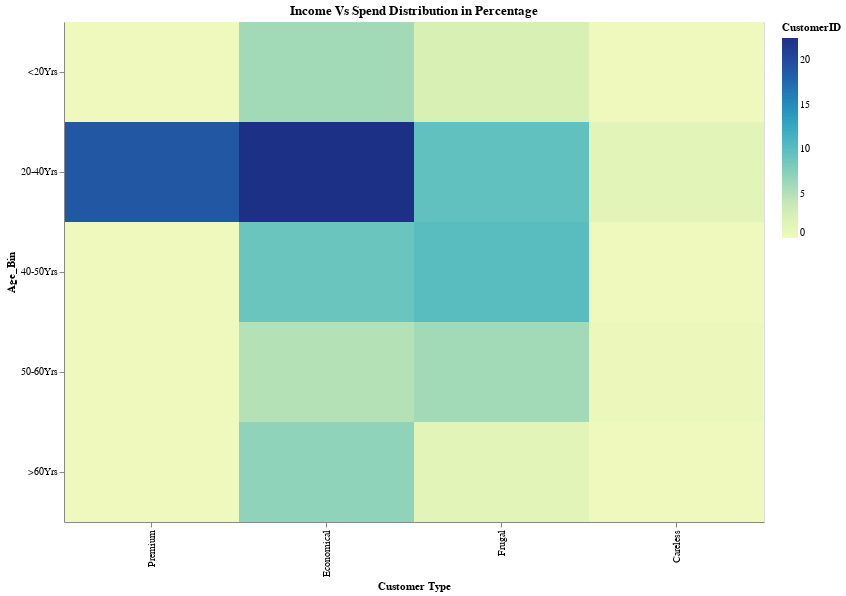

The notebook cell this image was saved under:
### Code cell
c1 = alt.Chart(age_band2).mark_rect().properties(title='Income Vs Spend Distribution in Percentage',height=500, width=700).encode(
alt.X('Customer Type:O',sort = ['Premium','Economical','Frugal','Careless']),
    alt.Y('Age_Bin:O', sort = ['<20Yrs', '20-40Yrs', '40-50Yrs', '50-60Yrs', '>60Yrs']),
    color = 'CustomerID:Q',
)

c1

### Figure 1 — Vega-Lite specification as saved in the notebook (floating-point values rounded to 4 significant figures)
{"config": {"view": {"continuousWidth": 400, "continuousHeight": 300}}, "data": {"name": "data-70c3245c6e104dcc3f9dcd93d2162094"}, "mark": "rect", "encoding": {"color": {"type": "quantitative", "field": "CustomerID"}, "x": {"type": "ordinal", "field": "Customer Type", "sort": ["Premium", "Economical", "Frugal", "Careless"]}, "y": {"type": "ordinal", "field": "Age_Bin", "sort": ["<20Yrs", "20-40Yrs", "40-50Yrs", "50-60Yrs", ">60Yrs"]}}, "height": 500, "title": "Income Vs Spend Distribution in Percentage", "width": 700, "$schema": "https://vega.github.io/schema/vega-lite/v4.8.1.json", "datasets": {"data-70c3245c6e104dcc3f9dcd93d2162094": [{"Customer Type": "Careless", "Age_Bin": "<20Yrs", "CustomerID": 0.0}, {"Customer Type": "Careless", "Age_Bin": "20-40Yrs", "CustomerID": 1.5}, {"Customer Type": "Careless", "Age_Bin": "40-50Yrs", "CustomerID": 0.0}, {"Customer Type": "Careless", "Age_Bin": "50-60Yrs", "CustomerID": 0.5}, {"Customer Type": "Careless", "Age_Bin": ">60Yrs", "CustomerID": 0.0}, {"Customer Type": "Economical", "Age_Bin": "<20Yrs", "CustomerID": 6.0}, {"Customer Type": "Economical", "Age_Bin": "20-40Yrs", "CustomerID": 22.5}, {"Customer Type": "Economical", "Age_Bin": "40-50Yrs", "CustomerID": 9.0}, {"Customer Type": "Economical", "Age_Bin": "50-60Yrs", "CustomerID": 5.0}, {"Customer Type": "Economical", "Age_Bin": ">60Yrs", "CustomerID": 7.0}, {"Customer Type": "Frugal", "Age_Bin": "<20Yrs", "CustomerID": 2.5}, {"Customer Type": "Frugal", "Age_Bin": "20-40Yrs", "CustomerID": 9.5}, {"Customer Type": "Frugal", "Age_Bin": "40-50Yrs", "CustomerID": 10.0}, {"Customer Type": "Frugal", "Age_Bin": "50-60Yrs", "CustomerID": 6.0}, {"Customer Type": "Frugal", "Age_Bin": ">60Yrs", "CustomerID": 1.5}, {"Customer Type": "Premium", "Age_Bin": "<20Yrs", "CustomerID": 0.0}, {"Customer Type": "Premium", "Age_Bin": "20-40Yrs", "CustomerID": 19.0}, {"Customer Type": "Premium", "Age_Bin": "40-50Yrs", "CustomerID": 0.0}, {"Customer Type": "Premium", "Age_Bin": "50-60Yrs", "CustomerID": 0.0}, {"Customer Type": "Premium", "Age_Bin": ">60Yrs", "CustomerID": 0.0}]}}
